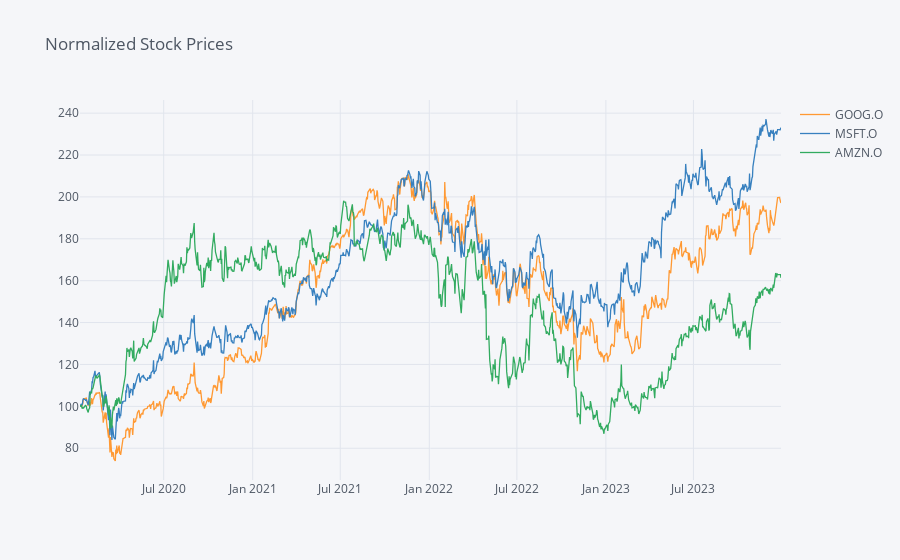

The notebook cell this image was saved under:
### Code cell
rics = ['GOOG.O', 'MSFT.O', 'AMZN.O']
data = ek.get_timeseries(rics, fields='CLOSE', start_date='2019-01-01', end_date='2023-12-31', interval='daily')

# Normalize the data
data_normalized = data / data.iloc[0] * 100

# Plot the normalized data using cufflinks
data_normalized.iplot(title="Normalized Stock Prices")

### Figure 1 — Plotly figure (JSON) as saved in the notebook; plotly's stock layout.template omitted (floating-point values rounded to 4 significant figures; data arrays with more than 128 entries replaced by an {"elided": "..."} marker saying what was removed)
{"data": [{"line": {"color": "rgba(255, 153, 51, 1.0)", "dash": "solid", "shape": "linear", "width": 1.3}, "mode": "lines", "name": "GOOG.O", "text": "", "type": "scatter", "x": {"elided": "1000 str values"}, "y": {"elided": "1000 float values"}}, {"line": {"color": "rgba(55, 128, 191, 1.0)", "dash": "solid", "shape": "linear", "width": 1.3}, "mode": "lines", "name": "MSFT.O", "text": "", "type": "scatter", "x": {"elided": "1000 str values"}, "y": {"elided": "1000 float values"}}, {"line": {"color": "rgba(50, 171, 96, 1.0)", "dash": "solid", "shape": "linear", "width": 1.3}, "mode": "lines", "name": "AMZN.O", "text": "", "type": "scatter", "x": {"elided": "1000 str values"}, "y": {"elided": "1000 float values"}}], "layout": {"legend": {"bgcolor": "#F5F6F9", "font": {"color": "#4D5663"}}, "paper_bgcolor": "#F5F6F9", "plot_bgcolor": "#F5F6F9", "title": {"font": {"color": "#4D5663"}, "text": "Normalized Stock Prices"}, "xaxis": {"gridcolor": "#E1E5ED", "showgrid": true, "tickfont": {"color": "#4D5663"}, "title": {"font": {"color": "#4D5663"}, "text": ""}, "zerolinecolor": "#E1E5ED"}, "yaxis": {"gridcolor": "#E1E5ED", "showgrid": true, "tickfont": {"color": "#4D5663"}, "title": {"font": {"color": "#4D5663"}, "text": ""}, "zerolinecolor": "#E1E5ED"}}}
